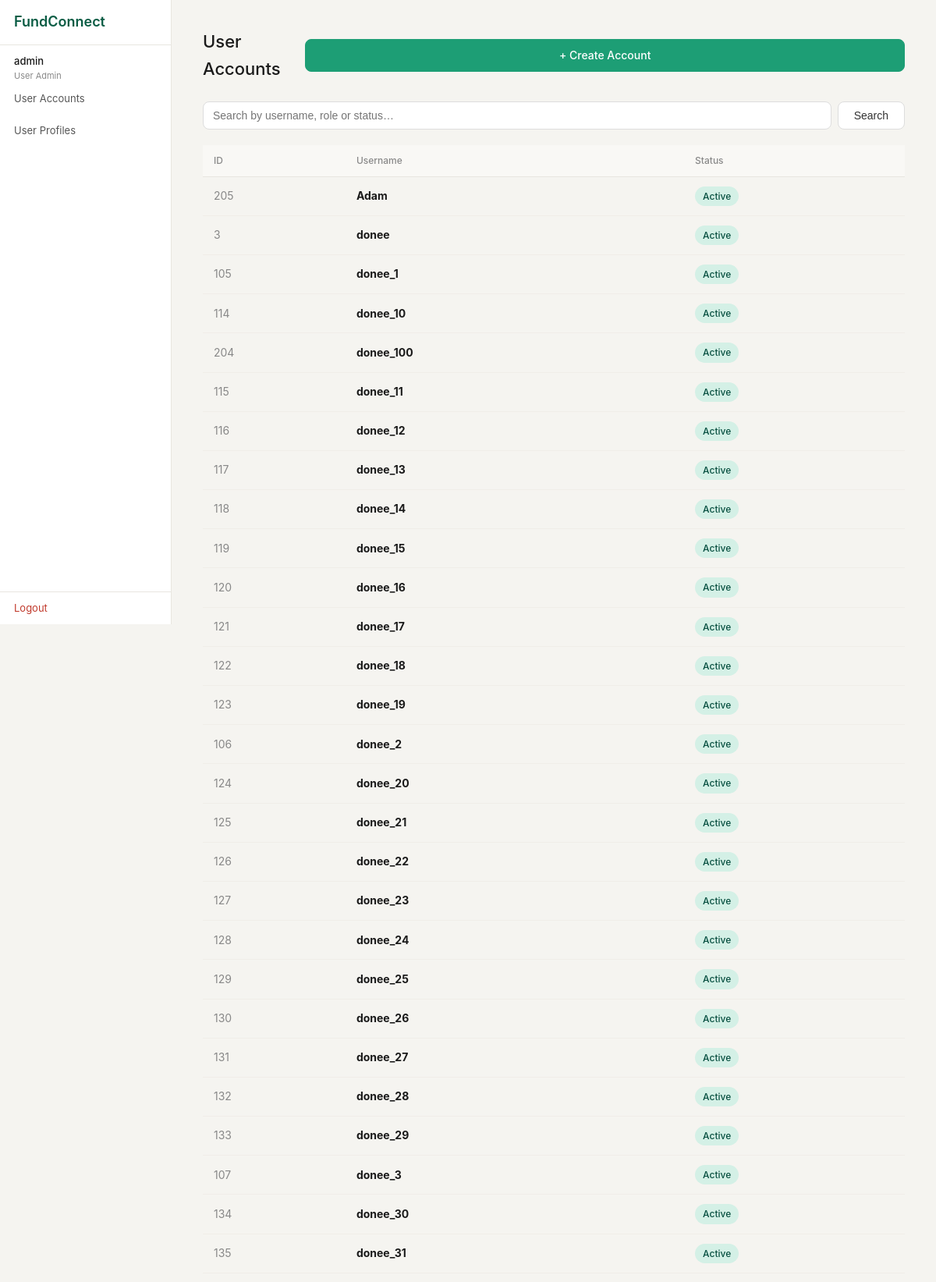
The page /admin/accounts (signed in, upper part) on the database its author committed.
### tables this page shows
CREATE TABLE user_account (
                id            INTEGER PRIMARY KEY AUTOINCREMENT,
                username      TEXT NOT NULL UNIQUE,
                password_hash TEXT NOT NULL,
                role          TEXT NOT NULL,
                status        TEXT NOT NULL DEFAULT 'Active',
                created_at    TEXT DEFAULT (datetime('now'))
            );

### boundary/app.py (the view)
@app.route("/admin/accounts")
def ua_accounts():
    if "user_id" not in session or session["role"] != "User Admin":
        return redirect(url_for("login"))
    q = request.args.get("q", "").strip()
    result = UserAccountController.list_accounts(q or None)
    return render_template("ua_accounts.html",
                           accounts=result["data"], q=q)

### boundary/templates/ua_accounts.html (shortened to what this page needs)
{% extends "base.html" %}
{% block content %}
<div class="page-header">
  <h1 class="page-title">User Accounts</h1>
  <a href="{{ url_for('ua_account_create') }}" class="btn btn-primary">+ Create Account</a>
</div>
<form method="GET" style="margin-bottom: 20px; display: flex; gap: 8px;">
  <input type="text" name="q" value="{{ q }}" placeholder="Search by username, role or status…"
         style="flex: 1; padding: 9px 12px; border-radius: 8px; border: 1px solid #ddd; font-size: 14px;">
  <button class="btn" type="submit">Search</button>
</form>
{% if accounts %}
<div class="table-wrap">
  <table>
    <thead>
      <tr>
        <th>ID</th>
        <th>Username</th>
        <th>Status</th>
      </tr>
    </thead>
    <tbody>
      {% for a in accounts %}
      <tr style="cursor: pointer;"
          onclick="window.location='{{ url_for('ua_account_view', aid=a.id) }}'">
        <td style="color: #888;">{{ a.id }}</td>
        <td><strong>{{ a.username }}</strong></td>
        <td>
          {% if a.status == "Active" %}
            <span class="badge badge-active">Active</span>
          {% else %}
            <span class="badge badge-suspended">Suspended</span>
          {% endif %}
        </td>
      </tr>
      {% endfor %}
    </tbody>
  </table>
</div>
{% else %}
<div class="empty-state">
  <div class="empty-icon">🔐</div>
  <p>No accounts found.</p>
</div>
{% endif %}
{% endblock %}

### boundary/static/css/style.css (style rules this page uses)
*, *::before, *::after { box-sizing: border-box; margin: 0; padding: 0; }
body { font-family: -apple-system, BlinkMacSystemFont, 'Segoe UI', sans-serif; font-size: 15px; background: #f5f4f0; color: #1a1a1a; line-height: 1.6; }
a { text-decoration: none; color: inherit; }
.btn { display: inline-block; padding: 9px 20px; border-radius: 8px; font-size: 14px; font-weight: 500; cursor: pointer; border: 1px solid #ddd; background: #fff; color: #333; }
.btn-primary { background: #1d9e75; color: #fff; border-color: #1d9e75; width: 100%; text-align: center; }
.page-header { display: flex; justify-content: space-between; align-items: center; margin-bottom: 24px; }
.page-title { font-size: 22px; font-weight: 500; }
.table-wrap { overflow-x: auto; }
table { width: 100%; border-collapse: collapse; font-size: 14px; }
th { text-align: left; padding: 10px 14px; font-size: 12px; font-weight: 500; color: #888; border-bottom: 1px solid #e8e6e0; background: #f9f8f5; }
td { padding: 12px 14px; border-bottom: 1px solid #f0ede8; vertical-align: middle; }
.badge { display: inline-block; padding: 3px 10px; border-radius: 20px; font-size: 12px; font-weight: 500; }
.badge-active { background: #d4f0e6; color: #085041; }

### rows shown on the page
user_account: id "205", username "Adam", status "Active"
user_account: id "3", username "donee", status "Active"
user_account: id "105", username "donee_1", status "Active"
user_account: id "114", username "donee_10", status "Active"
user_account: id "204", username "donee_100", status "Active"
user_account: id "115", username "donee_11", status "Active"
user_account: id "116", username "donee_12", status "Active"
user_account: id "117", username "donee_13", status "Active"
user_account: id "118", username "donee_14", status "Active"
user_account: id "119", username "donee_15", status "Active"
user_account: id "120", username "donee_16", status "Active"
user_account: id "121", username "donee_17", status "Active"
user_account: id "122", username "donee_18", status "Active"
user_account: id "123", username "donee_19", status "Active"
user_account: id "106", username "donee_2", status "Active"
user_account: id "124", username "donee_20", status "Active"
user_account: id "125", username "donee_21", status "Active"
user_account: id "126", username "donee_22", status "Active"
user_account: id "127", username "donee_23", status "Active"
user_account: id "128", username "donee_24", status "Active"
user_account: id "129", username "donee_25", status "Active"
user_account: id "130", username "donee_26", status "Active"
user_account: id "131", username "donee_27", status "Active"
user_account: id "132", username "donee_28", status "Active"
user_account: id "133", username "donee_29", status "Active"
user_account: id "107", username "donee_3", status "Active"
user_account: id "134", username "donee_30", status "Active"
user_account: id "135", username "donee_31", status "Active"

### other values the page prints
{{ session.username }} "admin"
{{ session.role }} "User Admin"
